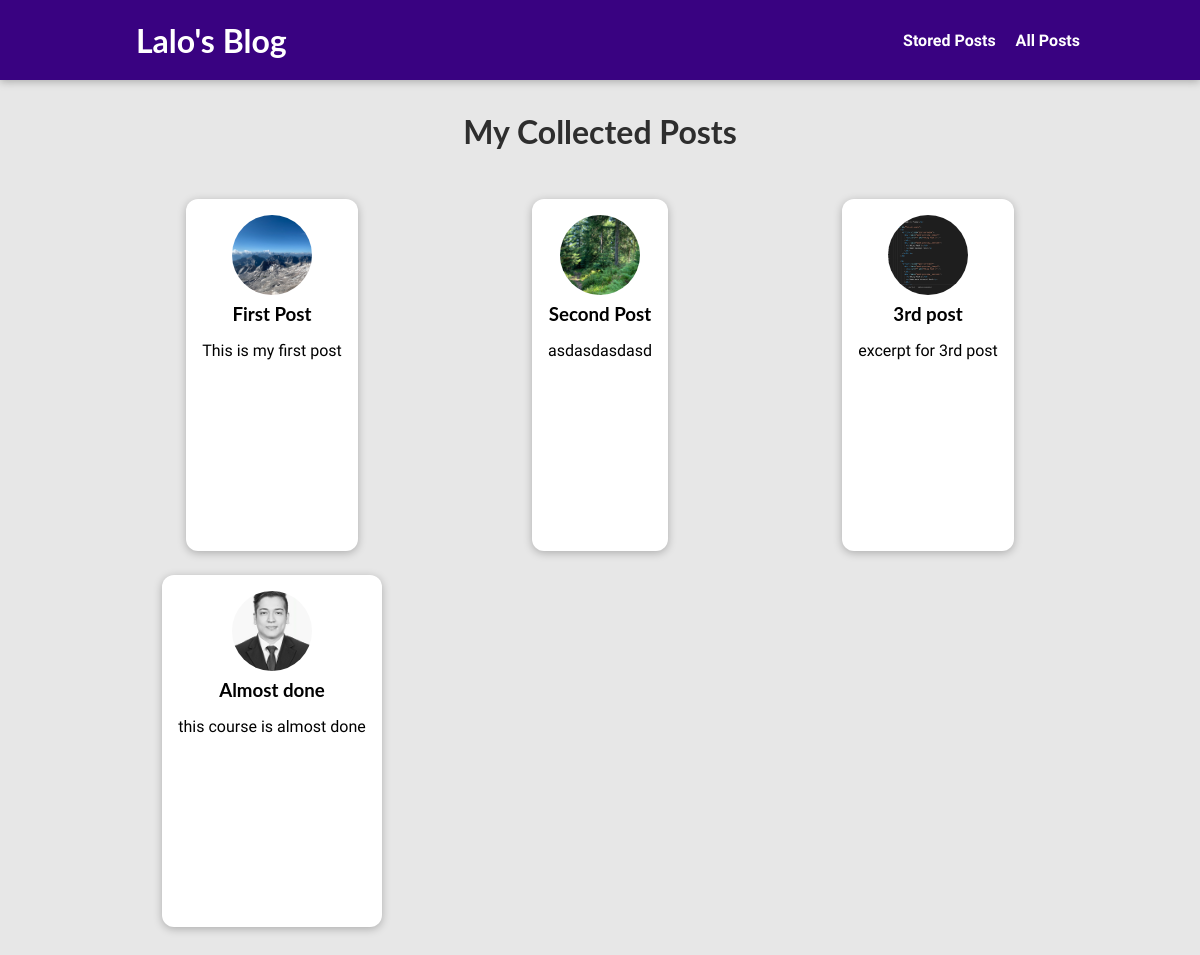
The app's page /posts/, older data.
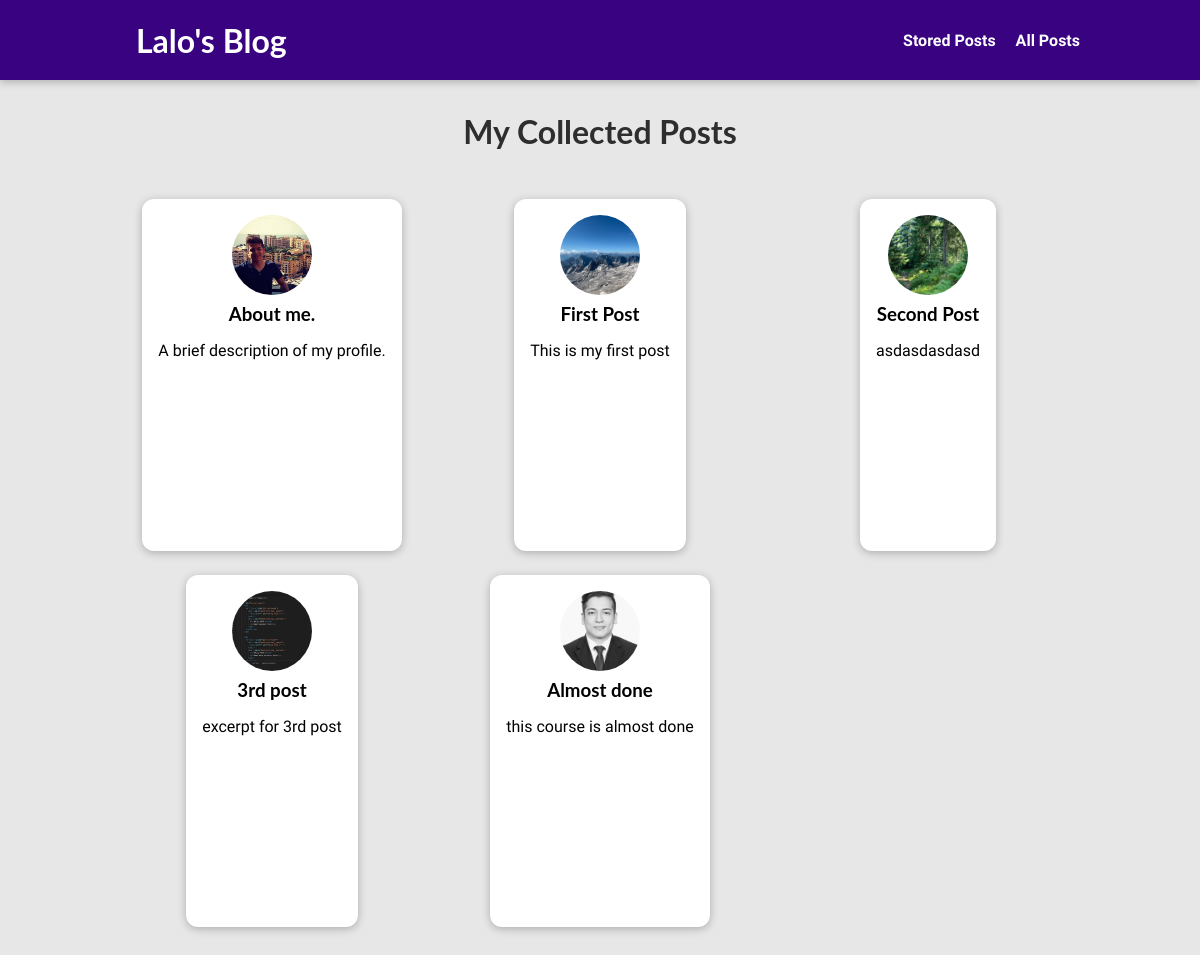
The same page, newer data.
### blog/models.py (models this page shows, shortened)
class Post(models.Model):
    title = models.CharField(max_length=50)
    excerpt = models.CharField(max_length=128)
    image = models.ImageField(upload_to="posts", null=True)
    date = models.DateField(auto_now=True)
    slug = models.SlugField(unique=True, default="", blank=True, null=False, db_index=True)
    content = models.TextField(validators=[MinLengthValidator])
    author = models.ForeignKey(Author, on_delete=models.SET_NULL, null=True, related_name="posts")
    tag = models.ManyToManyField(Tag, null=True)

### blog/views.py (the view)
# urls.py: path("posts/", views.PostsView.as_view(), name="posts-page"),
class PostsView(ListView):
    template_name = "blog/all-posts.html"
    model = Post
    ordering = ["-date"]
    context_object_name = "posts"

### blog/templates/blog/all-posts.html (shortened to what this page needs)
{% extends 'base-layout.html' %}
{% load static %}
{% block css_files %}
    <link rel="stylesheet" href="{% static 'blog/all-posts.css' %}">
    <link rel="stylesheet" href="{% static 'blog/post.css' %}">
{% endblock css_files %}
{% block content %}
    <section id="all-posts">
        <h2>My Collected Posts</h2>
        <ul>
            {% for post in posts  %}
                {% include 'blog/includes/post.html' %}
            {% endfor %}
        </ul>
    </section>
{% endblock content %}

### blog/templates/blog/includes/post.html
<li>
    <article class="post">
        <a href="{% url 'posts-detail-page' post.slug %}">
            <img src="{{ post.image.url }}" alt="{{ post.title }}" />
            <div class="post__content">
                <h3>{{ post.title }}</h3>
                <p>{{ post.excerpt }}</p>
            </div>
        </a>
    </article>
</li>

Row changes from the older to the newer data that the page shows:
added Post: image (picture), title "About me.", excerpt "A brief description of my profile."
